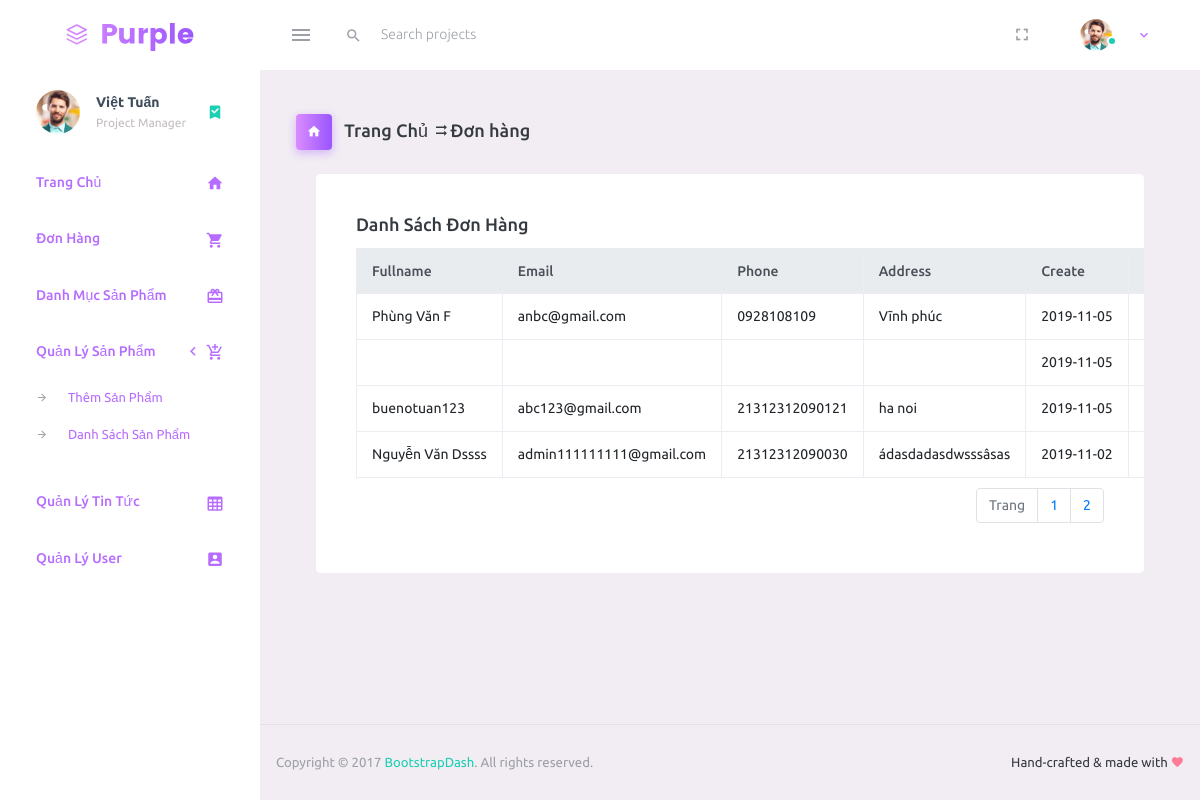
/index.php?area=Backend&controller=Order (signed in), run on the app's committed database.
### tables this page shows
CREATE TABLE `tbl_order` (
  `order_id` int(11) NOT NULL,
  `customer_id` int(11) NOT NULL,
  `create_at` date NOT NULL,
  `status` int(11) NOT NULL DEFAULT 0 COMMENT '0: chưa giao hàng - 1: đã giao hàng'
);

CREATE TABLE `tbl_customer` (
  `customer_id` int(11) NOT NULL,
  `fullname` varchar(500) NOT NULL,
  `email` varchar(500) NOT NULL,
  `address` varchar(500) NOT NULL,
  `phone` varchar(500) NOT NULL
);

### Mvc/Backend/Controllers/OrderController.php (called while the page is built, shortened)
<?php
	include "Mvc/Backend/Models/OrderModel.php";
	class OrderController extends Controller{
		public function index(){
			$pageSize = 4;
			$totalRecord = $this->totalRecord();
			$numPage = ceil($totalRecord/$pageSize);
			$p = isset($_GET["p"])&&is_numeric($_GET["p"])&&$_GET["p"]>0 ? ($_GET["p"]-1) : 0;
			$from = $p * $pageSize;
			$data = $this->listOrder($from,$pageSize);
			$this->renderHTML("Mvc/Backend/Views/OrderView.php",array("data"=>$data,"numPage"=>$numPage));
		}
	}
 ?>

### index.php (called while the page is built, shortened)
<?php
	include "App/Routing.php";
 ?>

### Mvc/Backend/Models/OrderModel.php (called while the page is built, shortened)
<?php
	trait OrderModel{
		public function listOrder($from, $pageSize){
			$conn = Connection::getInstance();
			$query = $conn->query("select * from tbl_order inner join tbl_customer on tbl_order.customer_id=tbl_customer.customer_id order by order_id desc limit $from, $pageSize");
			return $query->fetchAll();
		}
		public function totalRecord(){
			$conn = Connection::getInstance();
			$query = $conn->query("select order_id from tbl_order");
			return $query->rowCount();
		}
	}
 ?>

### Mvc/Backend/Views/OrderView.php (the view, shortened to what this page needs)
 <div class="page-header">
    <h3 class="page-title">
        <span class="page-title-icon bg-gradient-primary text-white mr-2">
            <i class="mdi mdi-home"></i>
        </span> Trang Chủ <i class="mdi mdi-shuffle-disabled"></i>Đơn hàng</h3>
    </div>
<div class="col-md-12">
    <div class="card ">
        <div class="card-body" style="overflow: auto;">
            <h4 class="card-title">Danh sách Đơn hàng</h4>
            <table class="table table-bordered table-hover">
                <thead class="thead-light">
                <tr>
                    <th>Fullname</th>
                    <th>Email</th>
                    <th>Phone</th>
                    <th>Address</th>
                    <th>Create</th>
                    <th>Status</th>
                </tr>
                </thead>
                <?php foreach($data as $rows): ?>
                <tr>
                    <td><?php echo $rows->fullname; ?></td>
                    <td><?php echo $rows->email; ?></td>
                    <td><?php echo $rows->phone; ?></td>
                    <td><?php echo $rows->address; ?></td>
                    <td><?php echo $rows->create_at; ?></td>
                    <td>
                    </td>
                </tr>
                <?php endforeach; ?>
            </table>
            <ul class="pagination">
                <li class="page-item disabled">
                    <a href="#" class="page-link">Trang</a>
                </li>
                <?php for($i = 1; $i <= $numPage; $i++): ?>
                <li class="page-item">
                    <a href="index.php?area=backend&controller=Order&action=order&p=<?php echo $i; ?>" class="page-link"><?php echo $i; ?></a>
                </li>
                <?php endfor; ?>
            </ul>
        </div>
    </div>
</div>

### Mvc/Backend/Views/OrderView.php (style rules this page uses)
.pagination { padding:0px; margin:10px 0px;float: right; }

### data on the page
tbl_order: tbl_customer.fullname "Phùng Văn F", tbl_customer.email "anbc@gmail.com", tbl_customer.phone "0928108109", tbl_customer.address "Vĩnh phúc", create_at "2019-11-05"
tbl_order: create_at "2019-11-05"
tbl_order: tbl_customer.fullname "buenotuan123", tbl_customer.email "abc123@gmail.com", tbl_customer.phone "21312312090121", tbl_customer.address "ha noi", create_at "2019-11-05"
tbl_order: tbl_customer.fullname "Nguyễn Văn Dssss", tbl_customer.email "admin111111111@gmail.com", tbl_customer.phone "21312312090030", tbl_customer.address "ádasdadasdwsssâsas", create_at "2019-11-02"
